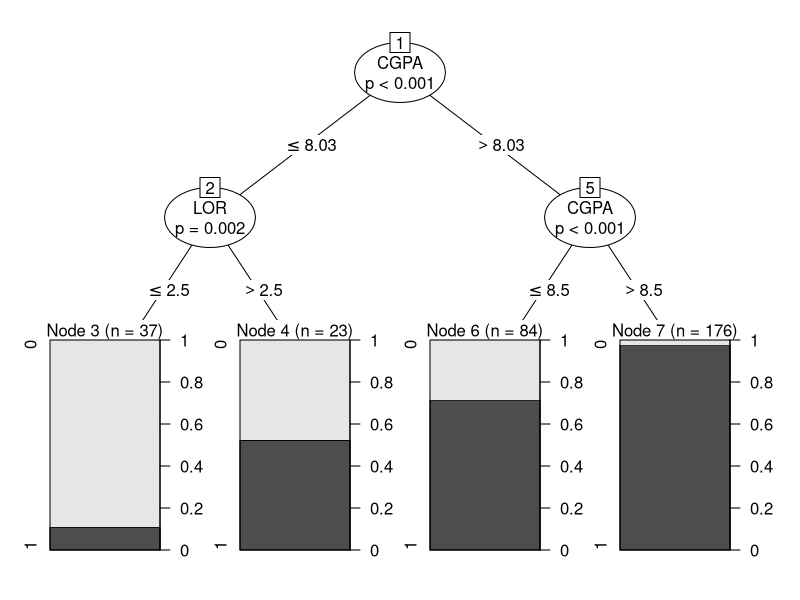
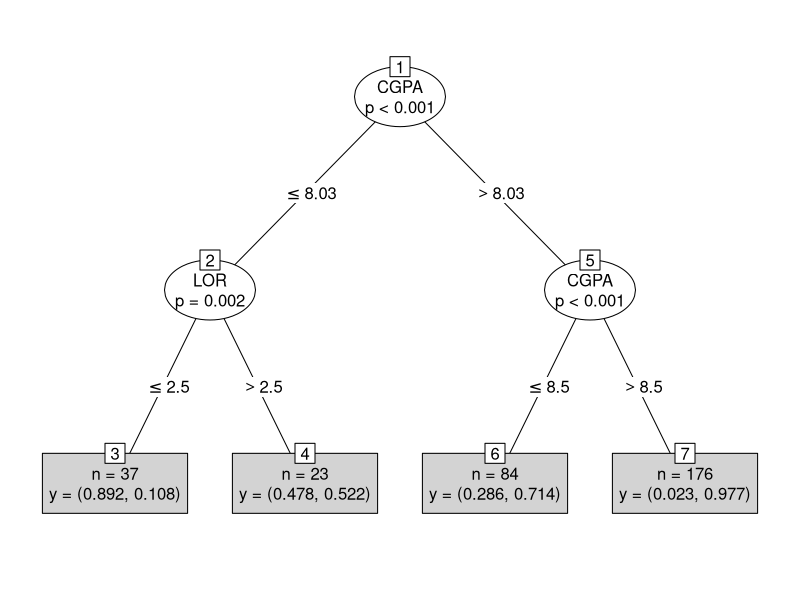
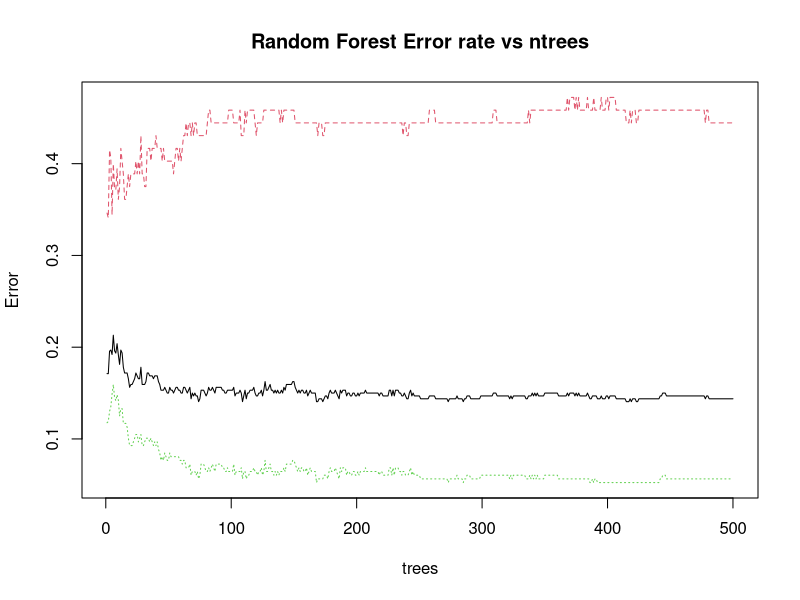
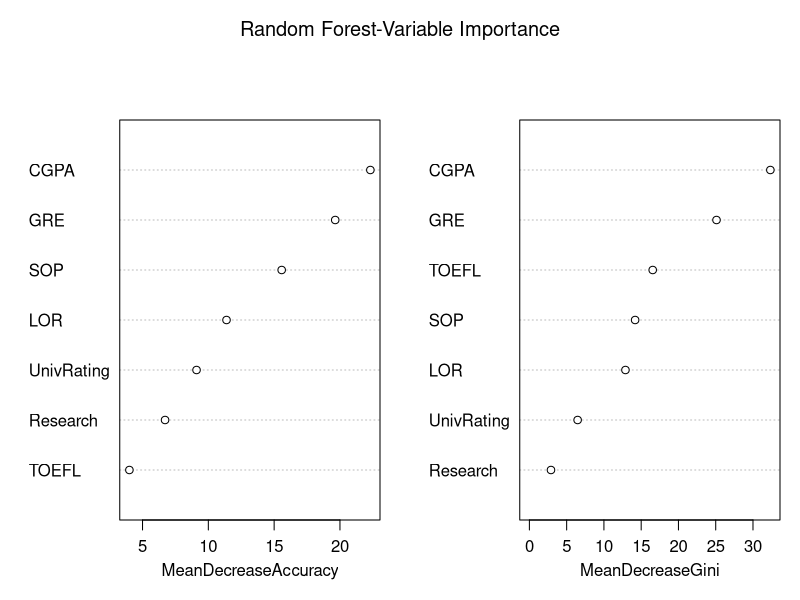
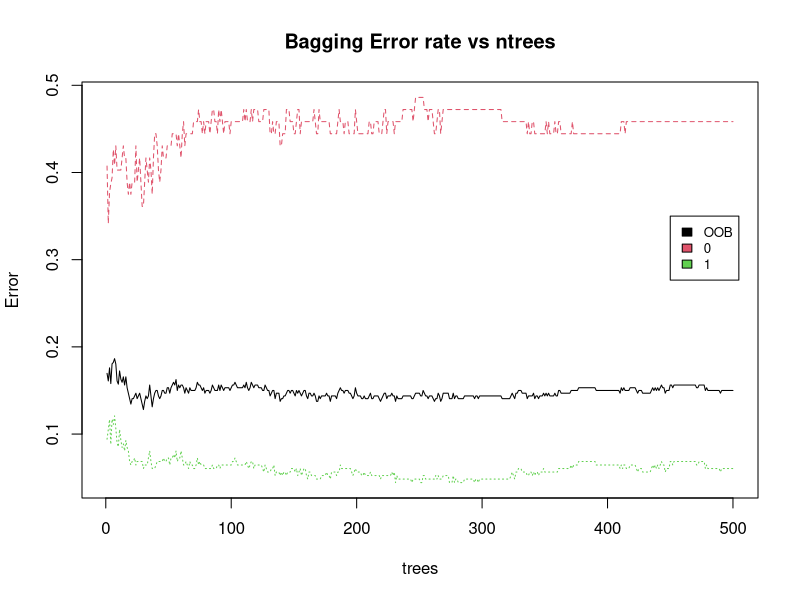
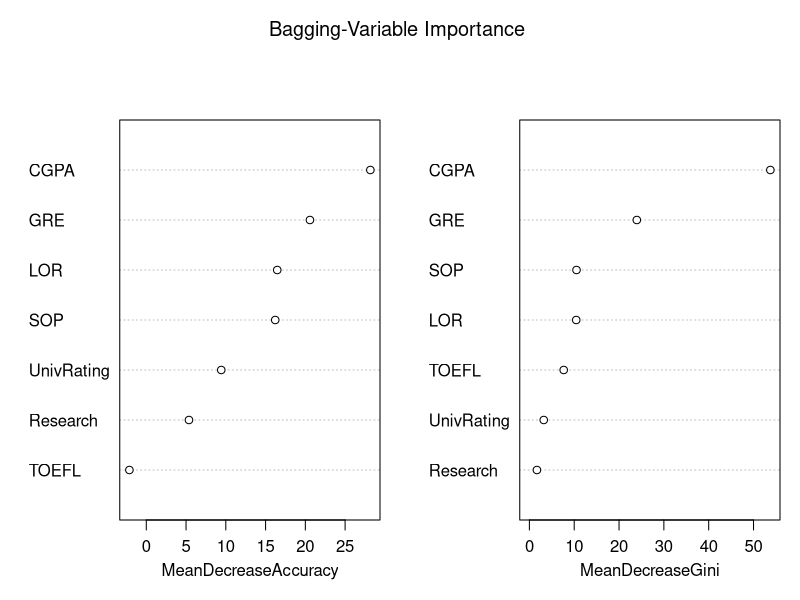

Recreate these plots in R, in order.
## ---- chunk 1
library(party)
library(caret)
library(randomForest)
## ---- chunk 2
data <- read.csv("GraduateAdmission.csv")
data <- subset(data, select = -Serial.No.)

str(data) 
names(data)
## ---- chunk 3
data$UnivRating <- as.factor(data$UnivRating)
data$Research <- as.factor(data$Research)
data$Admit <- as.factor(data$Admit)
## ---- chunk 4
set.seed(7332.01)
Index <- createDataPartition(data$Admit,p=0.8,list=FALSE)
trdata <- data[Index,]  
tsdata <- data[-Index,] 
head(trdata)
head(tsdata) 

names(data)
## ---- chunk 5
clatree <- ctree(Admit~.,trdata)
print(clatree)

    # Plot the classification tree and interpret the results.

plot(clatree)
plot(clatree,type="simple")
## ---- chunk 6

    #Predict the response on the test data, and produce a confusion matrix comparing the test labels to the predicted test labels. What is the test overall accuracy. misclassification (error rate), sensitivity and specificity?

pred_clatree <-predict(clatree, tsdata) 
conf_clatree<-table(Predicted=pred_clatree,Actual=tsdata$Admit) 
conf_clatree

    #Accuracy
Accuracy <- sum(diag(conf_clatree))/sum(conf_clatree)  
Accuracy
    #Misclassification (Error Rate)
test_ercltree <- 1-sum(diag(conf_clatree))/sum(conf_clatree )  
test_ercltree
    #Sensitivity and Specificity
cm_clatree <- caret::confusionMatrix(pred_clatree, factor(tsdata$Admit), positive = "1")
cm_clatree$byClass["Sensitivity"]
cm_clatree$byClass["Specificity"]
## ---- chunk 7
clarf <- randomForest(Admit~.,trdata,importance=TRUE) 

    #Plot the random forest. Describe the plot.
plot(clarf,main="Random Forest Error rate vs ntrees" )  
legend(450,0.6,colnames(clarf$err.rate),col=1:3,cex=0.8,fill=1:3)

    #Use varImpPlot() function to determine which variables are most important. List the top 3 important features.
varImpPlot(clarf,main="Random Forest-Variable Importance" )
importance(clarf)
## ---- chunk 8
    #Predict the response on the test data, and produce a confusion matrix comparing the test labels to the predicted test labels. What is the test overall accuracy and misclassification (error rate), sensitivity and specificity?
pred_clarf  <-predict(clarf , tsdata) 
conf_clarf <-table(Predicted=pred_clarf ,Actual=tsdata$Admit) 
conf_clarf

    #Accuracy
Accuracy <- sum(diag(conf_clarf))/sum(conf_clarf)   
Accuracy
    #Misclassification (Error Rate)
test_erclarf <- 1-sum(diag(conf_clarf ))/sum(conf_clarf )
test_erclarf
    #Sensitivity and Specificity
cm_clarf <- caret::confusionMatrix(pred_clarf, factor(tsdata$Admit), positive = "1")
cm_clarf$byClass["Sensitivity"]
cm_clarf$byClass["Specificity"]

## ---- chunk 9
clabag <- randomForest(Admit ~ ., trdata, mtry = ncol(trdata) - 1, importance = TRUE)  # bagging = use all predictors
print(clabag)

    #Plot the Bagging model. Describe the plot. 
plot(clabag,main="Bagging Error rate vs ntrees")
legend(450,0.35,colnames(clarf$err.rate),col=1:3,cex=0.8,fill=1:3)

    #Use the varImpPlot() function to determine which variables are most important.
varImpPlot(clabag, main="Bagging-Variable Importance ") 
importance(clabag)
## ---- chunk 10
    #Predict the response on the test data, and produce a confusion matrix comparing the test labels to the predicted test labels. What is the test overall accuracy and misclassification (error rate), sensitivity and specificity?
pred_clabag <-predict(clabag, tsdata) 
conf_clabag<-table(Predicted=pred_clabag,Actual=tsdata$Admit) 
conf_clabag

    #Accuracy
sum(diag(conf_clabag))/sum(conf_clabag)   
    #Misclassification (Error Rate)
test_erclabag <- 1-sum(diag(conf_clabag))/sum(conf_clabag)  # test error rate
test_erclabag
    #Sensitivity and Specificity
cm_clabag <- caret::confusionMatrix(pred_clabag, factor(tsdata$Admit), positive = "1")
cm_clabag$byClass["Sensitivity"]
cm_clabag$byClass["Specificity"]

## ---- chunk 11
logistic_model <- 0.1125
Test_erclacomp <- data.frame(test_ercltree, test_erclabag, test_erclarf, logistic_model)
Test_erclacomp
